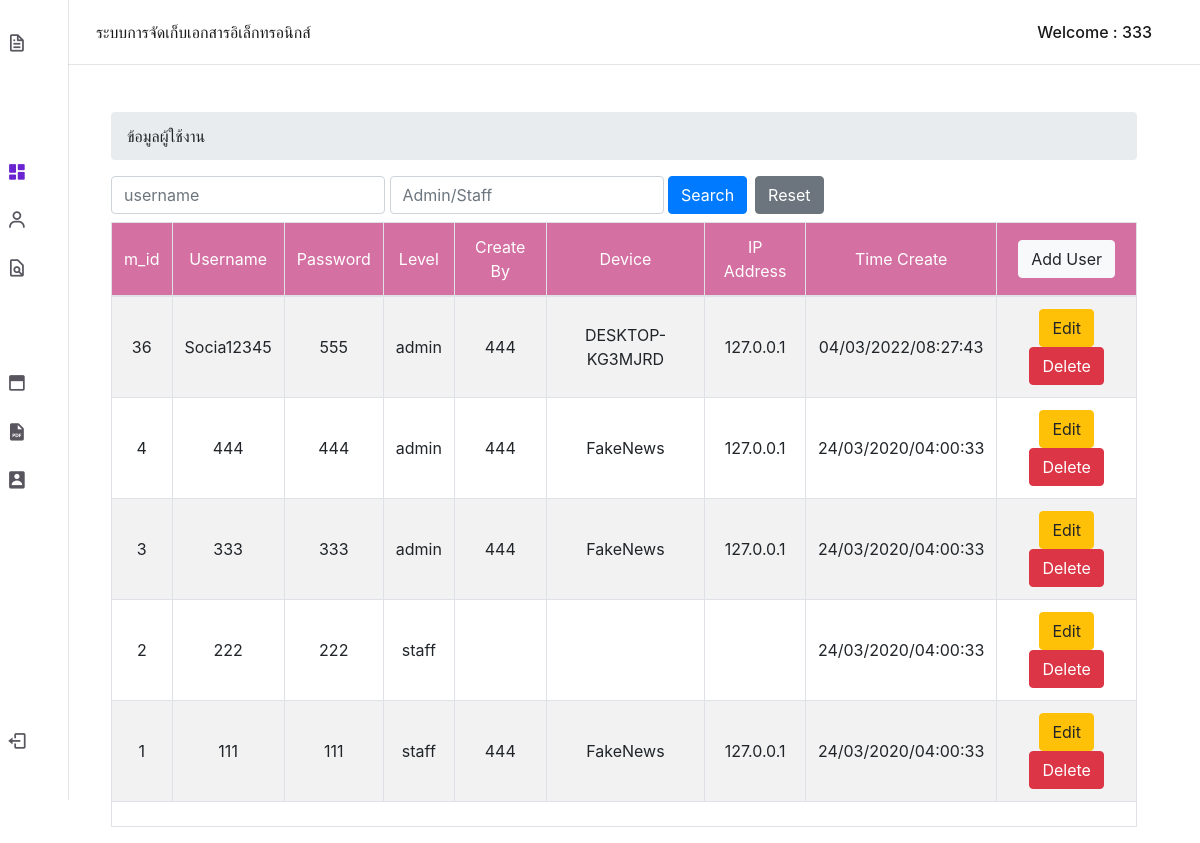
The app's page /admin/adduser.php (signed in) with its own data.
### tables this page shows
CREATE TABLE `tbl_emp` (
  `m_id` int(11) NOT NULL,
  `m_username` varchar(50) NOT NULL,
  `m_password` varchar(50) NOT NULL,
  `m_level` varchar(10) NOT NULL,
  `host` text NOT NULL,
  `ip` varchar(20) NOT NULL,
  `m_datesave` timestamp NOT NULL DEFAULT current_timestamp(),
  `create_by` varchar(20) NOT NULL
);

### Authen/dbcontroller.php (called while the page is built, shortened)
<?php
class DBController {
	private $host = "localhost";
	private $user = "root";
	private $password = "";
	private $database = "smp_db_fms";
    private $conn;
	function __construct() {
		$this->conn = $this->connectDB();
	}
	function connectDB() {
		$conn = mysqli_connect($this->host,$this->user,$this->password,$this->database);
		return $conn;
	}
	function runQuery($query) {
		$result = mysqli_query($this->conn,$query);
		while($row=mysqli_fetch_assoc($result)) {
			$resultset[] = $row;
		}
		if(!empty($resultset))
			return $resultset;
	}
	function numRows($query) {
		$result  = mysqli_query($this->conn, $query);
		$rowcount = mysqli_num_rows($result);
		return $rowcount;
	}
}
?>

### admin/perpage.php (called while the page is built, shortened)
<?php
	function perpage($count, $per_page = '10',$href) {
		$output = '';
		if($per_page != 0)
		$pages  = ceil($count/$per_page);
		return $output;
	}
	function showperpage($sql, $per_page = 10, $href) {
	    require_once("../Authen/dbcontroller.php");
	    $db_handle = new DBController();
	    $count   = $db_handle->numRows($sql);
		$perpage = perpage($count, $per_page,$href);
		return $perpage;
	}
?>

### admin/adduser.php (the view, shortened to what this page needs)
<!DOCTYPE html>
<html lang="en">
<head>
    <link rel="stylesheet" href="https://cdn.jsdelivr.net/npm/boxicons@latest/css/boxicons.min.css">
    <link href="https://cdn.datatables.net/1.10.20/css/dataTables.bootstrap4.min.css" rel="stylesheet"
 />
    <link rel="stylesheet" href="../assets/navbar/css/styles.css">
    <link rel="stylesheet" href="https://cdn.jsdelivr.net/npm/bootstrap@4.6.1/dist/css/bootstrap.min.css"
>
    <link rel="stylesheet" type="text/css"
        href="https://maxcdn.bootstrapcdn.com/font-awesome/4.7.0/css/font-awesome.min.css">
</head>
<body>
    <?php include 'nav.php'; ?>
 <br><br>
        <div class="container mt-5 col-xs-12 col-md-12 col-lg-12 col-xl-12">
        <nav aria-label="breadcrumb">
  <ol class="breadcrumb">
    <li class="breadcrumb-item " aria-current="page">ข้อมูลผู้ใช้งาน</li>
  </ol>
</nav>
            <?php
require_once("../Authen/dbcontroller.php");
$username = "";
$level = "";
$queryCondition = "";
$orderby = " ORDER BY m_id desc";
$sql = "SELECT *, DATE_FORMAT(m_datesave, '%d/%m/%Y/%T') as dt FROM tbl_emp where m_id " . $queryCondition ;
require_once("perpage.php");
$href = 'adduser.php';
$perPage = 5;
$page = 1;
$start = ($page-1)*$perPage;
$query =  $sql . $orderby .  " limit " . $start . "," . $perPage;
$result = $db_handle->runQuery($query);
if(!empty($result)) {
    $result["perpage"] = showperpage($sql, $perPage, $href);
}
?>
            <form name="frmSearch" method="post" action="adduser.php">
                <div class="form-inline mb-2">
                    <div class="form-group">
                        <input type="text" placeholder="username" name="search[name]" class="form-control"
                            value="<?php echo $username; ?>" />
                    </div>
                    <div class="form-group">
                        <input type="text" placeholder="Admin/Staff" name="search[level]" class="form-control"
                            value="<?php echo $level; ?>" />
                    </div>
                    <div class="form-group mr-2">
                        <input type="submit" name="go" class="btn btn-primary" value="Search">
                    </div>
                    <div class="form-group mr-2">
                        <input type="reset" class="btn btn-secondary" value="Reset"
                            onclick="window.location='adduser.php'">
                    </div>
                </div>
                <div class="table-responsive">
                <table class="table table-bordered table-striped table-hover">
                    <thead>
                        <tr>
                            <td class='text-center'>m_id</td>
                            <td class='text-center'>Username</td>
                            <td class='text-center'>Password</td>
                            <td class='text-center'>Level</td>
                            <td class='text-center'>Create By</td>
                            <td class='text-center'>Device</td>
                            <td class='text-center'>IP Address</td>
                            <td class='text-center'>Time Create</td>
                            <td class='text-center'><a href="" class="btn btn-light" data-toggle="modal"
                                    data-target="#add_user">Add User</a></td>
                        </tr>
                    </thead>
                    <tbody>
                        <?php
					if(!empty($result)) {
						foreach($result as $k=>$v) {
						  if(is_numeric($k)) {
					?>
                        <tr>
                            <td class='text-center'><?php echo $result[$k]["m_id"]; ?></td>
                            <td class='text-center'><?php echo $result[$k]["m_username"]; ?></td>
                            <td class='text-center'><?php echo $result[$k]["m_password"]; ?></td>
                            <td class='text-center'><?php echo $result[$k]["m_level"]; ?></td>
                            <td class='text-center'><?php echo $result[$k]["create_by"]; ?></td>
                            <td class='text-center'><?php echo $result[$k]["host"]; ?></td>
                            <td class='text-center'><?php echo $result[$k]["ip"]; ?></td>
                            <td class='text-center'><?php echo $result[$k]["dt"]; ?></td>
                                    <td class='text-center'><a href="update_user.php?update_id=<?php echo $result[$k]["m_id"]; ?>"
                                    class="btn btn-warning">Edit</a>
                                <a href="?delete_id=<?php  echo $result[$k]["m_username"]; ?>"
                                onclick="Del(this.href);return false;" class="btn btn-danger">Delete</a>
                            </td>
                        </tr>
                        <?php
						  }
					   }
                    }
					if(isset($result["perpage"])) {
					?>
                        <nav>
                            <tr>
                            <td colspan="9" align=center> <?php echo $result["perpage"]; ?></td>
                            </tr>
                            <?php } ?>
                        </nav>
                </table>
                </div>
            </form>
        </div>
</body>
</html>

### assets/navbar/css/styles.css (style rules this page uses)
:root { --header-height: 3.5rem; --nav-width: 219px; --first-color: #6923D0; --first-color-light: #F4F0FA; --title-color: #19181B; --text-color: #58555E; --text-color-light: #A5A1AA; --body-color: #F9F6FD; --container-color: #FFFFFF; --body-font: 'Poppins', sans-serif; --normal-font-size: .938rem; --small-font-size: .75rem; --smaller-font-size: .75rem; --font-medium: 500; --font-semi-bold: 600; --z-fixed: 100; }
@media screen and (min-width: 1024px) { :root { --normal-font-size: 1rem; --small-font-size: .875rem; --smaller-font-size: .813rem; } }
body { margin: var(--header-height) 0 0 0; padding: 1rem 1rem 0; font-family: var(--body-font); font-size: var(--normal-font-size); background-color: var(--body-color); color: var(--text-color); }
a { text-decoration: none; }
@media screen and (min-width: 768px) { body { padding: 1rem 3rem 0 6rem; } }

### admin/adduser.php (style rules this page uses)
td, th { vertical-align: middle !important; }
.table thead tr { background-color: #d470a2 !important; color: #ffffff; text-align: left; }

### records on screen
tbl_emp: m_id "36", m_username "Socia12345", m_password "555", m_level "admin", create_by "444", host "DESKTOP-KG3MJRD", ip "127.0.0.1", dt "04/03/2022/08:27:43"
tbl_emp: m_id "4", m_username "444", m_password "444", m_level "admin", create_by "444", host "FakeNews", ip "127.0.0.1", dt "24/03/2020/04:00:33"
tbl_emp: m_id "3", m_username "333", m_password "333", m_level "admin", create_by "444", host "FakeNews", ip "127.0.0.1", dt "24/03/2020/04:00:33"
tbl_emp: m_id "2", m_username "222", m_password "222", m_level "staff", dt "24/03/2020/04:00:33"
tbl_emp: m_id "1", m_username "111", m_password "111", m_level "staff", create_by "444", host "FakeNews", ip "127.0.0.1", dt "24/03/2020/04:00:33"

### other values on screen
$m_username "333"
